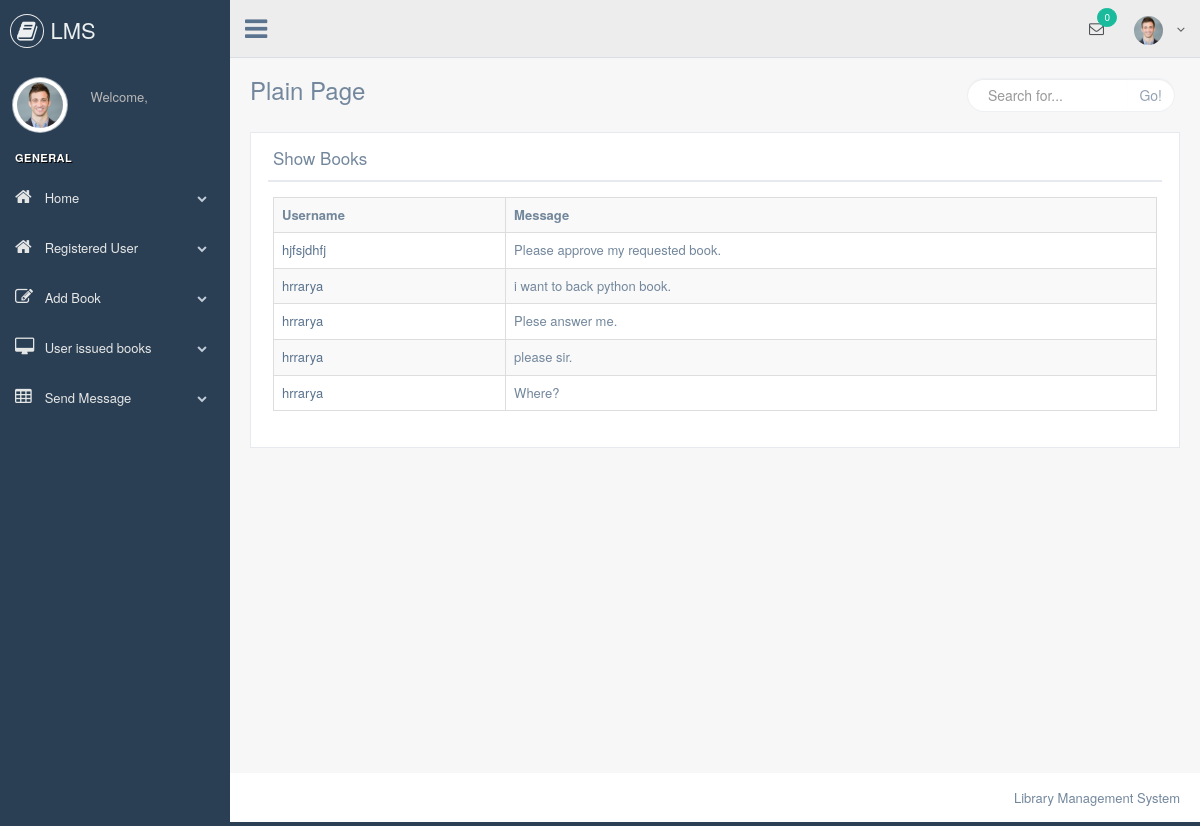
Screenshot of /librarian/show_message.php (signed in) with the database file from the repository.
### tables this page shows
CREATE TABLE `message` (
  `id` int(11) NOT NULL,
  `u_id` int(10) NOT NULL,
  `mes` varchar(255) NOT NULL,
  `toAdmin` varchar(3) NOT NULL,
  `status` varchar(3) NOT NULL
);

CREATE TABLE `users` (
  `id` int(11) NOT NULL,
  `f_name` varchar(20) NOT NULL,
  `l_name` varchar(20) NOT NULL,
  `u_name` varchar(20) NOT NULL,
  `password` varchar(255) NOT NULL,
  `email` varchar(255) NOT NULL,
  `contact` varchar(255) NOT NULL,
  `sem` int(3) NOT NULL,
  `enrollment` varchar(40) NOT NULL,
  `status` varchar(3) NOT NULL
);

### core/init.php (called while the page is built, shortened)
<?php
	include 'database/config.php';
	include 'classes/user.php';
	global $pdo;
	$user = new User($pdo);
 ?>

### core/classes/user.php (called while the page is built, shortened)
<?php
	class User
	{
		protected $pdo;
		function __construct($pdo)
		{
			$this->pdo = $pdo;
		}
		public function select($table){
			$stmt = $this->pdo->prepare("SELECT * FROM {$table}");
			$stmt ->execute();
			return $stmt->fetchAll(PDO::FETCH_OBJ);
		}
		public function userData($table,$id){
			$stmt = $this->pdo->prepare("SELECT * FROM {$table} WHERE id=:id");
			$stmt ->bindParam(":id",$id,PDO::PARAM_INT);
			$stmt ->execute();
			return $stmt->fetch(PDO::FETCH_OBJ);
		}
	}
 ?>

### librarian/show_message.php (the view)
<?php include 'lib/header.php'; ?>
                            <div class="x_title">
                                <h2>Show Books</h2>
                                <div class="clearfix"></div>
                            </div>
                            <div class="x_content table-responsive">
                                <table class="table table-bordered table-striped">
                                	<tr>
                                		<th>Username</th>
                                		<th>Message</th>
                                	</tr>
                                	<?php
										 $userData = $user->select("message");
										 foreach($userData as $users) {
										 	if ($users->toAdmin == 'yes') {
										 		?>
										 		<tr>
										 			<td><a href="all_message.php?all_msg=<?php echo $users->u_id; ?>">
										 				<?php
										 					if ($usr = $user->userData("users",$users->u_id)) {
										 						echo $usr->u_name;
										 					}
										 				 ?>
										 			</a></td>
										 			<td><?php echo $users->mes; ?></td>
										 		</tr>
										 		<?php
										 	}
										 }
									 ?>
                                </table>
                            </div>
<?php include 'lib/footer.php'; ?>

### rows the page displays
message: users.u_name "hjfsjdhfj", mes "Please approve my requested book."
message: users.u_name "hrrarya", mes "i want to back python book."
message: users.u_name "hrrarya", mes "Plese answer me."
message: users.u_name "hrrarya", mes "please sir."
message: users.u_name "hrrarya", mes "Where?"

### other values shown
$count "0"
